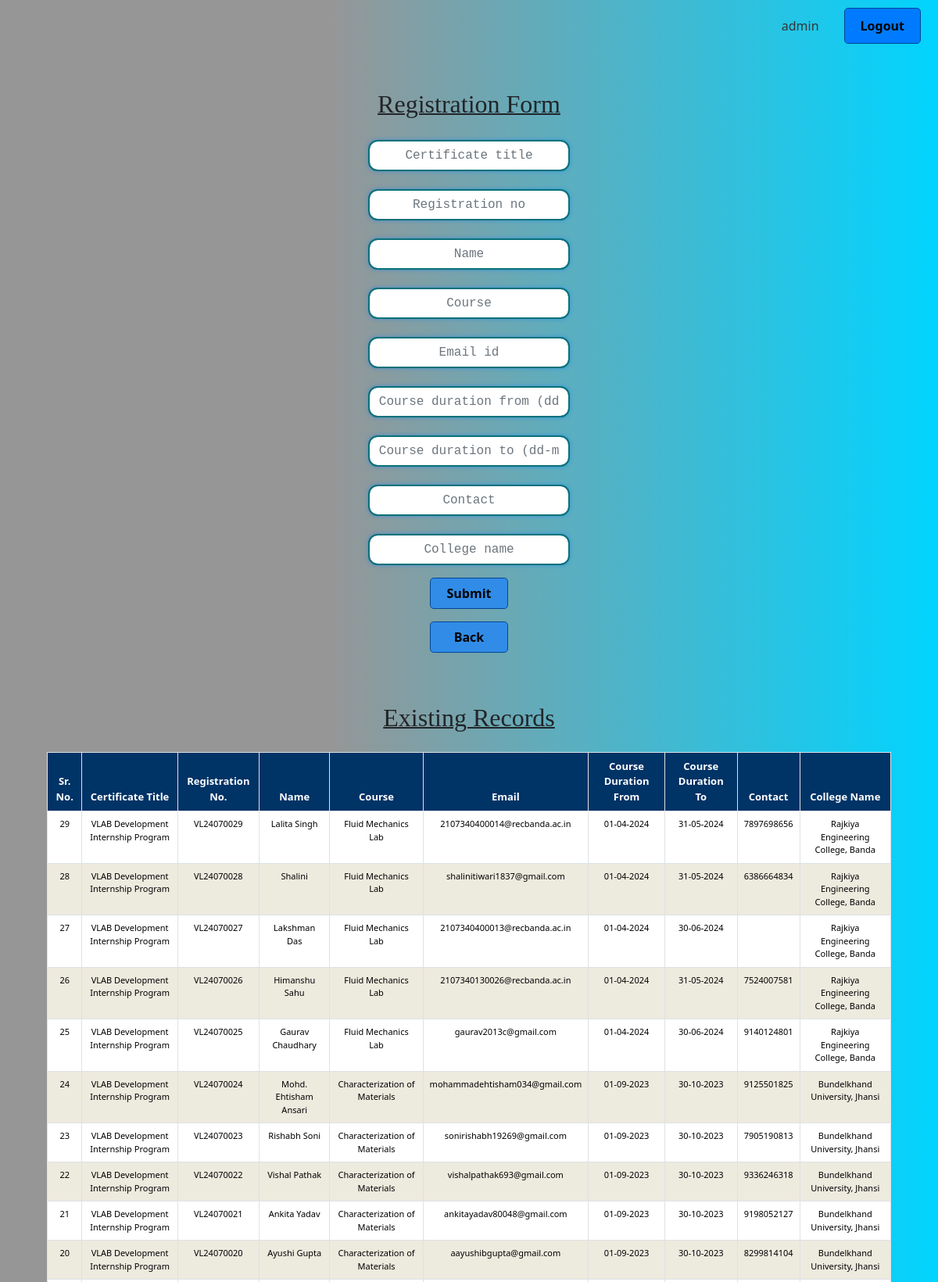
Screenshot of /certificate_code/login/index_registration.php (signed in, upper part) with the database file from the repository.
### tables this page shows
CREATE TABLE `certificate` (
  `sr_no` int(11) NOT NULL,
  `certificate_title` varchar(50) DEFAULT NULL,
  `registration_no` varchar(20) NOT NULL,
  `name` varchar(30) NOT NULL,
  `course` varchar(30) NOT NULL,
  `email` varchar(100) DEFAULT NULL,
  `contact_no` varchar(10) NOT NULL,
  `course_duration_from` varchar(10) NOT NULL,
  `course_duration_to` varchar(10) NOT NULL,
  `college_name` varchar(500) DEFAULT NULL
);

### certificate_code/login/index_registration.php (the view, shortened to what this page needs)
<?php
include('db_connection.php');
$sql = "SELECT
    sr_no,
    certificate_title,
    registration_no,
    name,
    course,
    email,
    DATE_FORMAT(STR_TO_DATE(course_duration_from, '%d-%m-%Y'), '%d-%m-%Y') AS course_duration_from,
    DATE_FORMAT(STR_TO_DATE(course_duration_to, '%d-%m-%Y'), '%d-%m-%Y') AS course_duration_to,
    contact_no,
    college_name
FROM certificate
ORDER BY
sr_no DESC";
$result = mysqli_query($con, $sql);
$certificates = mysqli_fetch_all($result, MYSQLI_ASSOC);
?>
<!DOCTYPE html>
<html lang="en">
<head>
    <link href="https://cdn.jsdelivr.net/npm/bootstrap@5.0.2/dist/css/bootstrap.min.css" rel="stylesheet"
 />
    <link rel="stylesheet" href="styles.css" />
</head>
<body>
    <div class="container-fluid">
    <div class="header-container">
        <div class="user-info"><?php echo  htmlspecialchars($_SESSION['username']); ?></div>
        <button type="submit" id="logout-btn" name="logout-btn">Logout</button>
    </div>
        <h4 class="text-center pt-5 pb-2">Registration Form</h4>
        <form class="mx-auto" action="registration.php" method="POST" onsubmit="return validateDates()">
            <div class="row justify-content-center pt-1">
                <div class="col-md-6 col-lg-4 mb-3">
                    <input type="text" class="form-control input-field" placeholder="Certificate title"
                        id="certificatetitle" name="certificatetitle" required />
                </div>
            </div>
            <div class="row justify-content-center">
                <div class="col-md-6 col-lg-4 mb-3">
                    <input type="text" class="form-control input-field" placeholder="Registration no"
                        id="registration_no" name="registration_no" required />
                </div>
            </div>
            <div class="row justify-content-center">
                <div class="col-md-6 col-lg-4 mb-3">
                    <input type="text" class="form-control input-field" placeholder="Name" id="name" name="name" required />
                </div>
            </div>
            <div class="row justify-content-center">
                <div class="col-md-6 col-lg-4 mb-3">
                    <input type="text" class="form-control input-field" placeholder="Course" id="course"
                        name="course" required />
                </div>
            </div>
            <div class="row justify-content-center">
                <div class="col-md-6 col-lg-4 mb-3">
                    <input type="email" class="form-control input-field" placeholder="Email id" id="email"
                        name="email" required />
                </div>
            </div>
            <div class="row justify-content-center">
                <div class="col-md-6 col-lg-4 mb-3">
                    <input type="text" class="form-control input-field" placeholder="Course duration from (dd-mm-yyyy)"
                        id="duration_from" name="duration_from" required />
                </div>
            </div>
            <div class="row justify-content-center">
                <div class="col-md-6 col-lg-4 mb-3">
                    <input type="text" class="form-control input-field" placeholder="Course duration to (dd-mm-yyyy)"
                        id="duration_to" name="duration_to" required />
                </div>
            </div>
            <div class="row justify-content-center">
                <div class="col-md-6 col-lg-4 mb-3">
                    <input type="text" class="form-control input-field" placeholder="Contact" id="contact"
                        name="contact" required />
                </div>
            </div>
            <div class="row justify-content-center">
                <div class="col-md-6 col-lg-4 mb-3">
                    <input type="text" class="form-control input-field" placeholder="College name" id="college_name"
                        name="college_name" required />
                </div>
            </div>
            <div class="row mx-auto text-center justify-content-center">
                <div class="col-md-6 col-lg-4 d-flex justify-content-center mb-3">
                    <button type="submit" class="btn-submit" name="register_submit">Submit</button>
                </div>
            </div>
            <div class="row mx-auto text-center justify-content-center">
                <div class="col-md-6 col-lg-4 d-flex justify-content-center mb-3">
                    <button type="reset" id="backButton" class="btn-submit" name="register_submit">Back</button>
                </div>
            </div>
        </form>
    </div>
    <h4 class="text-center pt-5 pb-3">Existing Records</h4>
        <div class="table-container">
            <table class="table table-bordered">
                <thead>
                    <tr>
                        <th>Sr. No.</th>
                        <th>Certificate Title</th>
                        <th>Registration No.</th>
                        <th>Name</th>
                        <th>Course</th>
                        <th>Email</th>
                        <th>Course Duration From</th>
                        <th>Course Duration To</th>
                        <th>Contact</th>
                        <th>College Name</th>
                    </tr>
                </thead>
                <tbody>
                    <?php foreach ($certificates as $cert): ?>
                    <tr>
                        <td><?php echo htmlspecialchars($cert['sr_no']); ?></td>
                        <td><?php echo htmlspecialchars($cert['certificate_title']); ?></td>
                        <td><?php echo htmlspecialchars($cert['registration_no']); ?></td>
                        <td><?php echo htmlspecialchars($cert['name']); ?></td>
                        <td><?php echo htmlspecialchars($cert['course']); ?></td>
                        <td><?php echo htmlspecialchars($cert['email']); ?></td>
                        <td><?php echo htmlspecialchars($cert['course_duration_from']); ?></td>
                        <td><?php echo htmlspecialchars($cert['course_duration_to']); ?></td>
                        <td><?php echo htmlspecialchars($cert['contact_no']); ?></td>
                        <td><?php echo htmlspecialchars($cert['college_name']); ?></td>
                    </tr>
                    <?php endforeach; ?>
                </tbody>
            </table>
        </div>
</body>
</html>

### certificate_code/login/styles.css (style rules this page uses)
body { margin: 0; padding: 0; min-height: 100vh; background: rgb(2,0,36); background: linear-gradient(90deg, rgba(150,150,150,1) 0%, rgba(150,150,150,1) 35%, rgba(0,212,255,1) 100%); background-size: cover; background-attachment: fixed; background-repeat: no-repeat; background-position: center; position: relative; }
h4 { font-size: 2rem; text-align: center; font-family: Georgia; text-decoration: underline; text-decoration-thickness: 2px; }
form { width: 70%; background-color:none; border-radius: 15px; line-height: 0.2; }
.input-field { text-align: center; border: 2px solid #097179; box-shadow: 0 0 5px rgba(0, 123, 255, 0.5); border-radius: 12px; font-size: 1rem; font-family: Courier; }
.btn-submit { border-radius: 0.3rem; width: 100px; height: 40px; color: black; background-color: #318CE7; font-weight: 600; border: 1px solid #034694; }
.row.text-center { display: flex; justify-content: center; }
.btn-submit, .backbutton { margin: 0 10px; }
.table-container { max-width: 90%; margin: 0 auto; }
.table { background-color:#87CEFA; color: black; }
.table th { background-color: #003366; color: #fff; }
.table tbody tr:first-child { background-color: #f8f9fa; }
.table tbody tr:nth-child(even) { background-color:#EDEADE; }
.table tbody tr:nth-child(odd) { background-color: #ffffff; }
.table-container th { text-align: center; font-size: small; }
.table-container td { text-align: center; font-size: 11px; }
.header-container { display: flex; justify-content: flex-end; align-items: center; padding: 10px; position: relative; max-width: 1400px; margin: 0 auto; }
#logout-btn { padding: 10px 20px; background-color: #007bff; color: white; border: none; border-radius: 5px; cursor: pointer; border: 1px solid #034694; color: black; font-weight: 600; }
.user-info { font-size: 16px; color: #333; margin-right: 20px; padding: 8px 12px; display: flex; align-items: center; }

### rows the page displays
certificate: sr_no "29", certificate_title "VLAB Development Internship Program", registration_no "VL24070029", name "Lalita Singh", course "Fluid Mechanics Lab", email "2107340400014@recbanda.ac.in", course_duration_from "01-04-2024", course_duration_to "31-05-2024", contact_no "7897698656", college_name "Rajkiya Engineering College, Banda"
certificate: sr_no "28", certificate_title "VLAB Development Internship Program", registration_no "VL24070028", name "Shalini", course "Fluid Mechanics Lab", email "shalinitiwari1837@gmail.com", course_duration_from "01-04-2024", course_duration_to "31-05-2024", contact_no "6386664834", college_name "Rajkiya Engineering College, Banda"
certificate: sr_no "27", certificate_title "VLAB Development Internship Program", registration_no "VL24070027", name "Lakshman Das", course "Fluid Mechanics Lab", email "2107340400013@recbanda.ac.in", course_duration_from "01-04-2024", course_duration_to "30-06-2024", college_name "Rajkiya Engineering College, Banda"
certificate: sr_no "26", certificate_title "VLAB Development Internship Program", registration_no "VL24070026", name "Himanshu Sahu", course "Fluid Mechanics Lab", email "2107340130026@recbanda.ac.in", course_duration_from "01-04-2024", course_duration_to "31-05-2024", contact_no "7524007581", college_name "Rajkiya Engineering College, Banda"
certificate: sr_no "25", certificate_title "VLAB Development Internship Program", registration_no "VL24070025", name "Gaurav Chaudhary", course "Fluid Mechanics Lab", email "gaurav2013c@gmail.com", course_duration_from "01-04-2024", course_duration_to "30-06-2024", contact_no "9140124801", college_name "Rajkiya Engineering College, Banda"
certificate: sr_no "24", certificate_title "VLAB Development Internship Program", registration_no "VL24070024", name "Mohd. Ehtisham Ansari", course "Characterization of Materials", email "mohammadehtisham034@gmail.com", course_duration_from "01-09-2023", course_duration_to "30-10-2023", contact_no "9125501825", college_name "Bundelkhand University, Jhansi"
certificate: sr_no "23", certificate_title "VLAB Development Internship Program", registration_no "VL24070023", name "Rishabh Soni", course "Characterization of Materials", email "sonirishabh19269@gmail.com", course_duration_from "01-09-2023", course_duration_to "30-10-2023", contact_no "7905190813", college_name "Bundelkhand University, Jhansi"
certificate: sr_no "22", certificate_title "VLAB Development Internship Program", registration_no "VL24070022", name "Vishal Pathak", course "Characterization of Materials", email "vishalpathak693@gmail.com", course_duration_from "01-09-2023", course_duration_to "30-10-2023", contact_no "9336246318", college_name "Bundelkhand University, Jhansi"
certificate: sr_no "21", certificate_title "VLAB Development Internship Program", registration_no "VL24070021", name "Ankita Yadav", course "Characterization of Materials", email "ankitayadav80048@gmail.com", course_duration_from "01-09-2023", course_duration_to "30-10-2023", contact_no "9198052127", college_name "Bundelkhand University, Jhansi"
certificate: sr_no "20", certificate_title "VLAB Development Internship Program", registration_no "VL24070020", name "Ayushi Gupta", course "Characterization of Materials", email "aayushibgupta@gmail.com", course_duration_from "01-09-2023", course_duration_to "30-10-2023", contact_no "8299814104", college_name "Bundelkhand University, Jhansi"

### other values shown
$_SESSION['username'] "admin"
